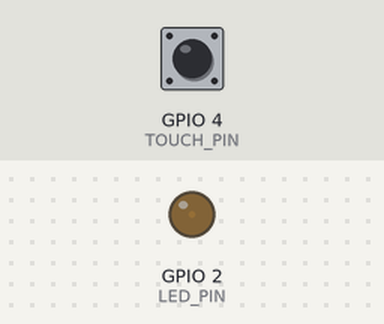
Recording of a sketch running on a simulated ESP32. Shown: output pins drawn as LEDs (lit = HIGH). The test bench sets the inputs (shaded band); at power-on: GPIO 4 (TOUCH_PIN) HIGH. What the sketch prints to the serial monitor is not drawn.

Above: at 1.05 s.
At 3.5 s:
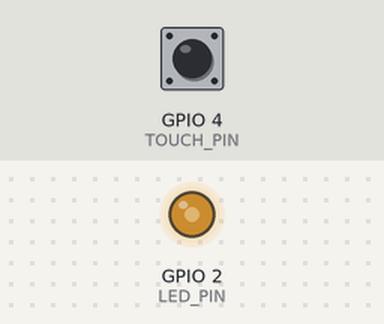
At 5.2 s:
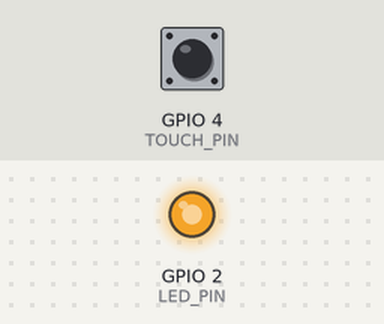
At 9.35 s:
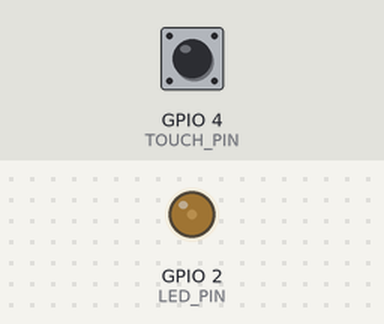
Timing chart, 0 to 13.1 s (numbered marks = the images above):
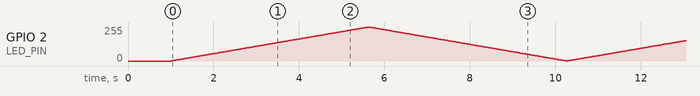

The sketch:

ex05.ino.ino
```cpp
// ========== 硬件引脚定义 ==========
#define TOUCH_PIN     4    // 触摸引脚T0
#define LED_PIN       2    // LED引脚
#define THRESHOLD     600  // 适配你的触摸数值

// ========== 触摸防抖、边沿检测变量 ==========
bool lastTouchState = false;
unsigned long lastTouchTime = 0;
const unsigned long DEBOUNCE_DELAY = 300;

// ========== 呼吸灯档位控制 ==========
int speedLevel = 1;
int breatheDelay[3] = {40, 18, 6}; // 1慢 2中 3快

// ========== PWM呼吸灯变量 ==========
int brightness = 0;
int step = 1;

void setup() {
  Serial.begin(115200);
  delay(1000);
  pinMode(LED_PIN, OUTPUT);
  Serial.println("ex05 触摸多档位呼吸灯启动");
  Serial.println("档位1：慢速 | 档位2：中速 | 档位3：快速");
}

void loop() {
  // 1. 读取触摸原始值
  int touchVal = touchRead(TOUCH_PIN);
  Serial.print("Touch:");
  Serial.print(touchVal);
  Serial.print(" Level:");
  Serial.println(speedLevel);

  // 2. 触摸边沿检测+防抖，触摸一次切换一档
  bool nowTouch = (touchVal < THRESHOLD);
  unsigned long now = millis();

  if (nowTouch && !lastTouchState && (now - lastTouchTime > DEBOUNCE_DELAY))
  {
    lastTouchTime = now;
    speedLevel += 1;
    if(speedLevel > 3) speedLevel = 1;
    Serial.print("=== 切换档位至：");
    Serial.println(speedLevel);
  }
  lastTouchState = nowTouch;

  // 3. 模拟PWM呼吸，不用ledc函数，无编译报错
  brightness += step;
  if(brightness <= 0) step = 1;
  if(brightness >= 255) step = -1;

  analogWrite(LED_PIN, brightness);

  // 当前档位控制呼吸快慢
  delay(breatheDelay[speedLevel - 1]);
}
```
